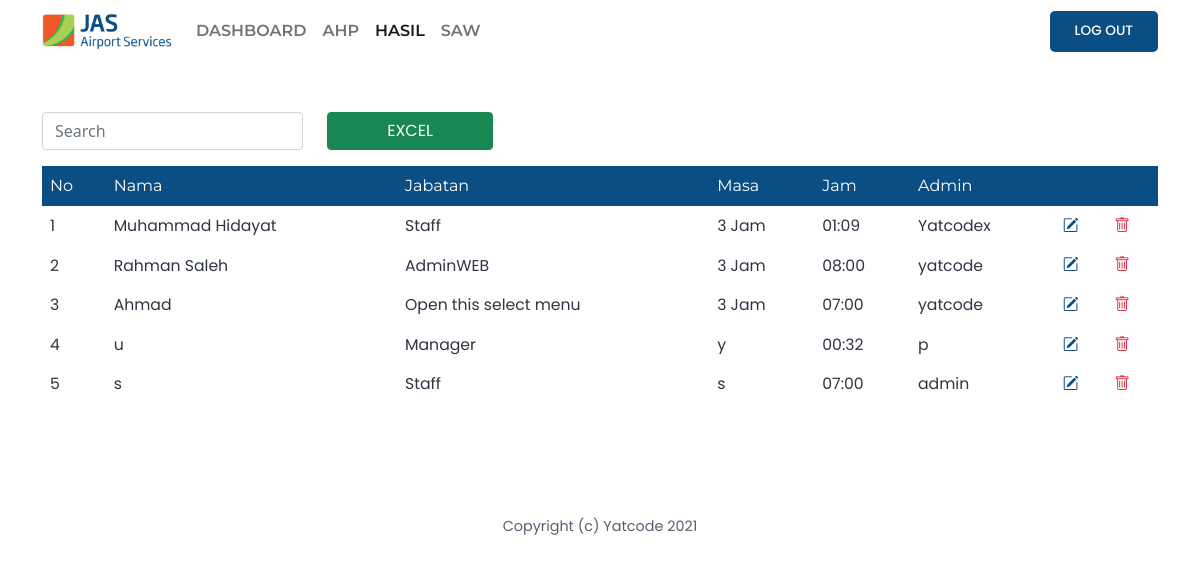
The page /dashboard/hasil/index.php (signed in) on the database its author committed.
### tables this page shows
CREATE TABLE `ahp_db` (
  `id` int(11) NOT NULL,
  `nama` varchar(25) NOT NULL,
  `jabatan` varchar(25) NOT NULL,
  `masa_kerja` varchar(25) NOT NULL,
  `jam_masuk` varchar(25) NOT NULL,
  `adminweb` varchar(25) NOT NULL
);

### dashboard/hasil/index.php (the view, shortened to what this page needs)
<?php
include './../../koneksi.php';
?>
<!doctype html>
<html lang="en">
  <head>
    <link rel="stylesheet" href="https://cdn.jsdelivr.net/npm/bootstrap-icons@1.6.1/font/bootstrap-icons.css">
    <link href="./../../assets/css/home.css" rel="stylesheet">
    <link href="./../../assets/css/bootstrap.min.css" rel="stylesheet">
  </head>
  <body>
  <nav class="navbar navbar-expand-lg fixed-top bg-white navbar-light" id="navbar">
    <div class="container">
      <a class="navbar-brand" href="#">
        <img src="./../../assets/img/logo.png" width="130px">
      </a>
      <div class="collapse navbar-collapse" id="navbarSupportedContent">
        <ul class="navbar-nav me-auto mb-2 mb-lg-0">
          <li class="nav-item">
            <a class="nav-link" href="./../">DASHBOARD</a>
          </li>
          <li class="nav-item">
            <a class="nav-link" href="./../ahp/">AHP</a>
          </li>
          <li class="nav-item">
            <a class="nav-link active" aria-current="page" href="./../hasil/">HASIL</a>
          </li>
          <li class="nav-item">
            <a class="nav-link" href="./../saw/">SAW</a>
          </li>
        </ul>
        <div class="d-flex">
          <a href="./../../dashboard/logout.php" class="btn-customblue w-100 text-center">LOG OUT</a>
        </div>
      </div>
    </div>
  </nav>
  <div class="container pt-3 pb-5 mb-5">
    <div class="mt-5 pt-5">
      <div class="row">
        <div class="col-sm-3 mb-3">
          <input type="text" class="form-control w-100" placeholder="Search" id="search-bar">
        </div>
        <div class="col-sm-2 mb-3">
          <button class="btn btn-success w-100 exportToExcel">EXCEL</button>
        </div>
      </div>
      <div class="table-responsive">
        <table class="table table2excel table2excel_with_colors table-borderless table-hover">
          <thead>
            <tr style="background: #0b4e83;">
              <th scope="col" class="text-start">No</th>
              <th scope="col" class="text-start">Nama</th>
              <th scope="col" class="text-start">Jabatan</th>
              <th scope="col" class="text-start">Masa</th>
              <th scope="col" class="text-start">Jam</th>
              <th scope="col" class="text-start">Admin</th>
            <?php if ($_SESSION['u_level'] == "superuser" || $_SESSION['u_level'] == "adminweb") { ?>
              <th scope="col" class="text-start"></th>
              <th scope="col" class="text-start"></th>
            <?php } ?>
            </tr>
          </thead>
          <tbody>
          <?php
            $i=1;
            $data = mysqli_query($koneksi, "SELECT * FROM ahp_db");
            while($d = mysqli_fetch_array($data)){
          ?>
            <tr>
              <td scope="row"><?php echo $i++; ?></td>
              <td><?php echo $d['nama']; ?></td>
              <td><?php echo $d['jabatan']; ?></td>
              <td><?php echo $d['masa_kerja']; ?></td>
              <td><?php echo $d['jam_masuk']; ?></td>
              <td><?php echo $d['adminweb']; ?></td>
            <?php if ($_SESSION['u_level'] == "superuser" || $_SESSION['u_level'] == "adminweb") { ?>
              <td>
                <a style="color: #0b4e83;"
                   data-bs-toggle="modal"
                   data-bs-target="#modal<?php echo $d['id']; ?>"
                   class="bi bi-pencil-square">
                </a>
              </td>
              <td>
                <a href="delete.php?id=<?php echo $d['id']; ?>" class="text-danger bi bi-trash"></a>
              </td>
            <?php } ?>
            </tr>
          <?php } ?>
          </tbody>
        </table>
      </div>
    </div>
  </div>
  <footer class="my-4">
    <p class="text-center">Copyright (c) Yatcode 2021</p>
  </footer>
  </body>
</html>

### assets/css/home.css (style rules this page uses)
.navbar { transition: 1s; }
.navbar .nav-link { color: #0b4e83; font-family: 'Montserrat', sans-serif; font-weight: 600; transition: 1s; }
.btn-customblue { font-family: 'Poppins', sans-serif; font-weight: 500; font-size: 0.85em; background: #0b4e83; color: #ffffff; text-decoration: none; border-radius: 5px; padding: 10px 25px 10px 25px; transition: 1s; }
.btn { font-family: 'Poppins', sans-serif; font-weight: 500; }
p { font-family: 'Poppins', sans-serif; font-weight: 400; font-size: 0.9em; color: #57606f; }
.table thead { background: #0b4e83; }
.table th { color: #ffffff; font-family: 'Montserrat', sans-serif; font-weight: 400; font-size: 1em; }
.table td { font-family: 'Poppins', sans-serif; font-weight: 400; font-size: 0.98em; color: #2f3542; }

### rows shown on the page
ahp_db: nama "Muhammad Hidayat", jabatan "Staff", masa_kerja "3 Jam", jam_masuk "01:09", adminweb "Yatcodex"
ahp_db: nama "Rahman Saleh", jabatan "AdminWEB", masa_kerja "3 Jam", jam_masuk "08:00", adminweb "yatcode"
ahp_db: nama "Ahmad", jabatan "Open this select menu", masa_kerja "3 Jam", jam_masuk "07:00", adminweb "yatcode"
ahp_db: nama "u", jabatan "Manager", masa_kerja "y", jam_masuk "00:32", adminweb "p"
ahp_db: nama "s", jabatan "Staff", masa_kerja "s", jam_masuk "07:00", adminweb "admin"
